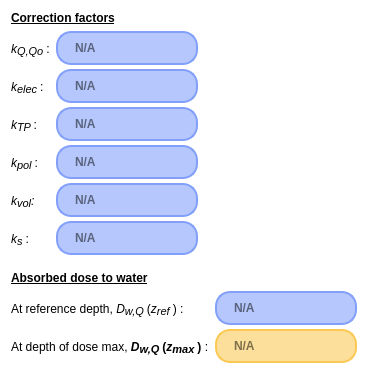
            <widget class="QWidget" name="calSummaryScroll">
             <property name="geometry">
              <rect>
               <x>0</x>
               <y>0</y>
               <width>379</width>
               <height>386</height>
              </rect>
             </property>
             <property name="sizePolicy">
              <sizepolicy hsizetype="Expanding" vsizetype="MinimumExpanding">
               <horstretch>0</horstretch>
               <verstretch>0</verstretch>
              </sizepolicy>
             </property>
             <property name="autoFillBackground">
              <bool>false</bool>
             </property>
             <property name="styleSheet">
              <string notr="true">background-color: rgba(252, 247, 247, 0);</string>
             </property>
             <layout class="QVBoxLayout" name="verticalLayout_5">
              <item>
               <widget class="QLabel" name="corrFactorsLabel">
                <property name="sizePolicy">
                 <sizepolicy hsizetype="Fixed" vsizetype="Fixed">
                  <horstretch>0</horstretch>
                  <verstretch>0</verstretch>
                 </sizepolicy>
                </property>
                <property name="text">
                 <string>&lt;html&gt;&lt;head/&gt;&lt;body&gt;&lt;p&gt;&lt;span style=&quot; font-weight:700; text-decoration: underline;&quot;&gt;Correction factors&lt;/span&gt;&lt;/p&gt;&lt;/body&gt;&lt;/html&gt;</string>
                </property>
               </widget>
              </item>
              <item>
               <layout class="QFormLayout" name="corrFactorFL">
                <property name="fieldGrowthPolicy">
                 <enum>QFormLayout::ExpandingFieldsGrow</enum>
                </property>
                <property name="verticalSpacing">
                 <number>4</number>
                </property>
                <item row="0" column="0">
                 <widget class="QLabel" name="kQLabel">
                  <property name="text">
                   <string>&lt;html&gt;&lt;head/&gt;&lt;body&gt;&lt;p&gt;&lt;span style=&quot; font-style:italic;&quot;&gt;k&lt;/span&gt;&lt;span style=&quot; font-size:12pt; font-style:italic; vertical-align:sub;&quot;&gt;Q,Qo &lt;/span&gt;:&lt;/p&gt;&lt;/body&gt;&lt;/html&gt;</string>
                  </property>
                 </widget>
                </item>
                <item row="0" column="1">
                 <widget class="QLineEdit" name="kQLE">
                  <property name="sizePolicy">
                   <sizepolicy hsizetype="Fixed" vsizetype="Fixed">
                    <horstretch>0</horstretch>
                    <verstretch>0</verstretch>
                   </sizepolicy>
                  </property>
                  <property name="focusPolicy">
                   <enum>Qt::NoFocus</enum>
                  </property>
                  <property name="contextMenuPolicy">
                   <enum>Qt::NoContextMenu</enum>
                  </property>
                  <property name="styleSheet">
                   <string notr="true">border-radius: 15px;
border-color: rgb(130, 160, 250);
border-style: solid;
border-width:2px;
background-color: rgba(130, 160, 250,150);
padding-left: 15px;
height: 30px;
font-weight: bold</string>
                  </property>
                  <property name="readOnly">
                   <bool>true</bool>
                  </property>
                  <property name="placeholderText">
                   <string>N/A</string>
                  </property>
                 </widget>
                </item>
                <item row="1" column="0">
                 <widget class="QLabel" name="kElecLabel">
                  <property name="sizePolicy">
                   <sizepolicy hsizetype="Preferred" vsizetype="Preferred">
                    <horstretch>0</horstretch>
                    <verstretch>0</verstretch>
                   </sizepolicy>
                  </property>
                  <property name="text">
                   <string>&lt;html&gt;&lt;head/&gt;&lt;body&gt;&lt;p&gt;&lt;span style=&quot; font-style:italic;&quot;&gt;k&lt;/span&gt;&lt;span style=&quot; font-size:12pt; font-style:italic; vertical-align:sub;&quot;&gt;elec &lt;/span&gt;:&lt;/p&gt;&lt;/body&gt;&lt;/html&gt;</string>
                  </property>
                  <property name="alignment">
                   <set>Qt::AlignLeading|Qt::AlignLeft|Qt::AlignVCenter</set>
                  </property>
                 </widget>
                </item>
                <item row="1" column="1">
                 <widget class="QLineEdit" name="kElecLE">
                  <property name="enabled">
                   <bool>true</bool>
                  </property>
                  <property name="sizePolicy">
                   <sizepolicy hsizetype="Fixed" vsizetype="Fixed">
                    <horstretch>0</horstretch>
                    <verstretch>0</verstretch>
                   </sizepolicy>
                  </property>
                  <property name="focusPolicy">
                   <enum>Qt::NoFocus</enum>
                  </property>
                  <property name="contextMenuPolicy">
                   <enum>Qt::NoContextMenu</enum>
                  </property>
                  <property name="autoFillBackground">
                   <bool>false</bool>
                  </property>
                  <property name="styleSheet">
                   <string notr="true">border-radius: 15px;
border-color: rgb(130, 160, 250);
border-style: solid;
border-width:2px;
background-color: rgba(130, 160, 250,150);
padding-left: 15px;
height: 30px;
font-weight: bold</string>
                  </property>
                  <property name="text">
                   <string/>
                  </property>
                  <property name="frame">
                   <bool>true</bool>
                  </property>
                  <property name="alignment">
                   <set>Qt::AlignLeading|Qt::AlignLeft|Qt::AlignVCenter</set>
                  </property>
                  <property name="readOnly">
                   <bool>true</bool>
                  </property>
                  <property name="placeholderText">
                   <string>N/A</string>
                  </property>
                 </widget>
                </item>
                <item row="2" column="0">
                 <widget class="QLabel" name="kTPLabel">
                  <property name="text">
                   <string>&lt;html&gt;&lt;head/&gt;&lt;body&gt;&lt;p&gt;&lt;span style=&quot; font-style:italic;&quot;&gt;k&lt;/span&gt;&lt;span style=&quot; font-size:12pt; font-style:italic; vertical-align:sub;&quot;&gt;TP &lt;/span&gt;:&lt;/p&gt;&lt;/body&gt;&lt;/html&gt;</string>
                  </property>
                 </widget>
                </item>
                <item row="2" column="1">
                 <widget class="QLineEdit" name="kTPLE">
                  <property name="sizePolicy">
                   <sizepolicy hsizetype="Fixed" vsizetype="Fixed">
                    <horstretch>0</horstretch>
                    <verstretch>0</verstretch>
                   </sizepolicy>
                  </property>
                  <property name="focusPolicy">
                   <enum>Qt::NoFocus</enum>
                  </property>
                  <property name="contextMenuPolicy">
                   <enum>Qt::NoContextMenu</enum>
                  </property>
                  <property name="styleSheet">
                   <string notr="true">border-radius: 15px;
border-color: rgb(130, 160, 250);
border-style: solid;
border-width:2px;
background-color: rgba(130, 160, 250,150);
padding-left: 15px;
height: 30px;
font-weight: bold</string>
                  </property>
                  <property name="text">
                   <string/>
                  </property>
                  <property name="readOnly">
                   <bool>true</bool>
                  </property>
                  <property name="placeholderText">
                   <string>N/A</string>
                  </property>
                 </widget>
                </item>
                <item row="3" column="0">
                 <widget class="QLabel" name="kPolLabel">
                  <property name="text">
                   <string>&lt;html&gt;&lt;head/&gt;&lt;body&gt;&lt;p&gt;&lt;span style=&quot; font-style:italic;&quot;&gt;k&lt;/span&gt;&lt;span style=&quot; font-size:12pt; font-style:italic; vertical-align:sub;&quot;&gt;pol &lt;/span&gt;:&lt;/p&gt;&lt;/body&gt;&lt;/html&gt;</string>
                  </property>
                 </widget>
                </item>
                <item row="3" column="1">
                 <widget class="QLineEdit" name="kPolLE">
                  <property name="sizePolicy">
                   <sizepolicy hsizetype="Fixed" vsizetype="Fixed">
                    <horstretch>0</horstretch>
                    <verstretch>0</verstretch>
                   </sizepolicy>
                  </property>
                  <property name="focusPolicy">
                   <enum>Qt::NoFocus</enum>
                  </property>
                  <property name="contextMenuPolicy">
                   <enum>Qt::NoContextMenu</enum>
                  </property>
                  <property name="styleSheet">
                   <string notr="true">border-radius: 15px;
border-color: rgb(130, 160, 250);
border-style: solid;
border-width:2px;
background-color: rgba(130, 160, 250,150);
padding-left: 15px;
height: 30px;
font-weight: bold</string>
                  </property>
                  <property name="readOnly">
                   <bool>true</bool>
                  </property>
                  <property name="placeholderText">
                   <string>N/A</string>
                  </property>
                 </widget>
                </item>
                <item row="5" column="0">
                 <widget class="QLabel" name="kSLabel">
                  <property name="text">
                   <string>&lt;html&gt;&lt;head/&gt;&lt;body&gt;&lt;p&gt;&lt;span style=&quot; font-style:italic;&quot;&gt;k&lt;/span&gt;&lt;span style=&quot; font-size:12pt; font-style:italic; vertical-align:sub;&quot;&gt;s &lt;/span&gt;:&lt;/p&gt;&lt;/body&gt;&lt;/html&gt;</string>
                  </property>
                 </widget>
                </item>
                <item row="5" column="1">
                 <layout class="QHBoxLayout" name="horizontalLayout_2">
                  <item>
                   <widget class="QLineEdit" name="kSLE">
                    <property name="sizePolicy">
                     <sizepolicy hsizetype="Fixed" vsizetype="Fixed">
                      <horstretch>0</horstretch>
                      <verstretch>0</verstretch>
                     </sizepolicy>
                    </property>
                    <property name="focusPolicy">
                     <enum>Qt::NoFocus</enum>
                    </property>
                    <property name="contextMenuPolicy">
                     <enum>Qt::NoContextMenu</enum>
                    </property>
                    <property name="styleSheet">
                     <string notr="true">border-radius: 15px;
border-color: rgb(130, 160, 250);
border-style: solid;
border-width:2px;
background-color: rgba(130, 160, 250,150);
padding-left: 15px;
height: 30px;
font-weight: bold</string>
                    </property>
                    <property name="readOnly">
                     <bool>true</bool>
                    </property>
                    <property name="placeholderText">
                     <string>N/A</string>
                    </property>
                   </widget>
                  </item>
                  <item>
                   <widget class="QLabel" name="ks_status_icon">
                    <property name="sizePolicy">
                     <sizepolicy hsizetype="Fixed" vsizetype="Fixed">
                      <horstretch>0</horstretch>
                      <verstretch>0</verstretch>
                     </sizepolicy>
                    </property>
                    <property name="maximumSize">
                     <size>
                      <width>24</width>
                      <height>24</height>
                     </size>
                    </property>
                    <property name="text">
                     <string/>
                    </property>
                    <property name="scaledContents">
                     <bool>true</bool>
                    </property>
                   </widget>
                  </item>
                 </layout>
                </item>
                <item row="4" column="0">
                 <widget class="QLabel" name="kVolLabel">
                  <property name="text">
                   <string>&lt;html&gt;&lt;head/&gt;&lt;body&gt;&lt;p&gt;&lt;span style=&quot; font-style:italic;&quot;&gt;k&lt;/span&gt;&lt;span style=&quot; font-size:12pt; font-style:italic; vertical-align:sub;&quot;&gt;vol&lt;/span&gt;&lt;span style=&quot; font-style:italic;&quot;&gt;:&lt;/span&gt;&lt;/p&gt;&lt;/body&gt;&lt;/html&gt;</string>
                  </property>
                 </widget>
                </item>
                <item row="4" column="1">
                 <widget class="QLineEdit" name="kVolLE">
                  <property name="sizePolicy">
                   <sizepolicy hsizetype="Fixed" vsizetype="Fixed">
                    <horstretch>0</horstretch>
                    <verstretch>0</verstretch>
                   </sizepolicy>
                  </property>
                  <property name="styleSheet">
                   <string notr="true">border-radius: 15px;
border-color: rgb(130, 160, 250);
border-style: solid;
border-width:2px;
background-color: rgba(130, 160, 250,150);
padding-left: 15px;
height: 30px;
font-weight: bold</string>
                  </property>
                  <property name="readOnly">
                   <bool>true</bool>
                  </property>
                  <property name="placeholderText">
                   <string>N/A</string>
                  </property>
                 </widget>
                </item>
               </layout>
              </item>
              <item>
               <spacer name="verticalSpacer_8">
                <property name="orientation">
                 <enum>Qt::Vertical</enum>
                </property>
                <property name="sizeType">
                 <enum>QSizePolicy::Fixed</enum>
                </property>
                <property name="sizeHint" stdset="0">
                 <size>
                  <width>20</width>
                  <height>10</height>
                 </size>
                </property>
               </spacer>
              </item>
              <item>
               <widget class="QLabel" name="absorsedDoseLabel">
                <property name="sizePolicy">
                 <sizepolicy hsizetype="Fixed" vsizetype="Fixed">
                  <horstretch>0</horstretch>
                  <verstretch>0</verstretch>
                 </sizepolicy>
                </property>
                <property name="text">
                 <string>&lt;html&gt;&lt;head/&gt;&lt;body&gt;&lt;p&gt;&lt;span style=&quot; font-weight:700; text-decoration: underline;&quot;&gt;Absorbed dose to water&lt;/span&gt;&lt;/p&gt;&lt;/body&gt;&lt;/html&gt;</string>
                </property>
               </widget>
              </item>
              <item>
               <layout class="QFormLayout" name="absorbedDoseFL_2">
                <property name="fieldGrowthPolicy">
                 <enum>QFormLayout::AllNonFixedFieldsGrow</enum>
                </property>
                <property name="verticalSpacing">
                 <number>4</number>
                </property>
                <item row="0" column="0">
                 <widget class="QLabel" name="zrefDoseLabel">
                  <property name="sizePolicy">
                   <sizepolicy hsizetype="Fixed" vsizetype="Preferred">
                    <horstretch>0</horstretch>
                    <verstretch>0</verstretch>
                   </sizepolicy>
                  </property>
                  <property name="text">
                   <string>&lt;html&gt;&lt;head/&gt;&lt;body&gt;&lt;p&gt;At reference depth, &lt;span style=&quot; font-style:italic;&quot;&gt;D&lt;/span&gt;&lt;span style=&quot; font-size:12pt; font-style:italic; vertical-align:sub;&quot;&gt;w,Q &lt;/span&gt;(&lt;span style=&quot; font-style:italic;&quot;&gt;z&lt;/span&gt;&lt;span style=&quot; font-size:12pt; font-style:italic; vertical-align:sub;&quot;&gt;ref &lt;/span&gt;) :&lt;/p&gt;&lt;/body&gt;&lt;/html&gt;</string>
                  </property>
                 </widget>
                </item>
                <item row="0" column="1">
                 <widget class="QLineEdit" name="zrefDoseLE">
                  <property name="sizePolicy">
                   <sizepolicy hsizetype="Fixed" vsizetype="Fixed">
                    <horstretch>0</horstretch>
                    <verstretch>0</verstretch>
                   </sizepolicy>
                  </property>
                  <property name="focusPolicy">
                   <enum>Qt::NoFocus</enum>
                  </property>
                  <property name="contextMenuPolicy">
                   <enum>Qt::NoContextMenu</enum>
                  </property>
                  <property name="styleSheet">
                   <string notr="true">border-radius: 15px;
border-color: rgb(130, 160, 250);
border-style: solid;
border-width:2px;
background-color: rgba(130, 160, 250,150);
padding-left: 15px;
height: 30px;
font-weight: bold</string>
                  </property>
                  <property name="readOnly">
                   <bool>true</bool>
                  </property>
                  <property name="placeholderText">
                   <string>N/A</string>
                  </property>
                 </widget>
                </item>
                <item row="1" column="0">
                 <widget class="QLabel" name="zmaxDoseLabel">
                  <property name="sizePolicy">
                   <sizepolicy hsizetype="Fixed" vsizetype="Preferred">
                    <horstretch>0</horstretch>
                    <verstretch>0</verstretch>
                   </sizepolicy>
                  </property>
                  <property name="text">
                   <string>&lt;html&gt;&lt;head/&gt;&lt;body&gt;&lt;p&gt;At depth of dose max, &lt;span style=&quot; font-weight:700; font-style:italic;&quot;&gt;D&lt;/span&gt;&lt;span style=&quot; font-size:12pt; font-weight:700; font-style:italic; vertical-align:sub;&quot;&gt;w,Q &lt;/span&gt;&lt;span style=&quot; font-weight:700;&quot;&gt;(&lt;/span&gt;&lt;span style=&quot; font-weight:700; font-style:italic;&quot;&gt;z&lt;/span&gt;&lt;span style=&quot; font-size:12pt; font-weight:700; font-style:italic; vertical-align:sub;&quot;&gt;max &lt;/span&gt;&lt;span style=&quot; font-weight:700;&quot;&gt;)&lt;/span&gt; :&lt;/p&gt;&lt;/body&gt;&lt;/html&gt;</string>
                  </property>
                 </widget>
                </item>
                <item row="1" column="1">
                 <widget class="QLineEdit" name="zmaxDoseLE">
                  <property name="sizePolicy">
                   <sizepolicy hsizetype="Fixed" vsizetype="Fixed">
                    <horstretch>0</horstretch>
                    <verstretch>0</verstretch>
                   </sizepolicy>
                  </property>
                  <property name="focusPolicy">
                   <enum>Qt::NoFocus</enum>
                  </property>
                  <property name="contextMenuPolicy">
                   <enum>Qt::NoContextMenu</enum>
                  </property>
                  <property name="autoFillBackground">
                   <bool>false</bool>
                  </property>
                  <property name="styleSheet">
                   <string notr="true">border-radius: 15px;
border-color: rgb(250, 200, 83);
background-color: rgba(250, 200, 83,150);
border-style: solid;
border-width:2px;
padding-left: 15px;
height: 30px;
font-weight: bold


</string>
                  </property>
                  <property name="text">
                   <string/>
                  </property>
                  <property name="frame">
                   <bool>false</bool>
                  </property>
                  <property name="readOnly">
                   <bool>true</bool>
                  </property>
                  <property name="placeholderText">
                   <string>N/A</string>
                  </property>
                 </widget>
                </item>
               </layout>
              </item>
             </layout>
            </widget>
